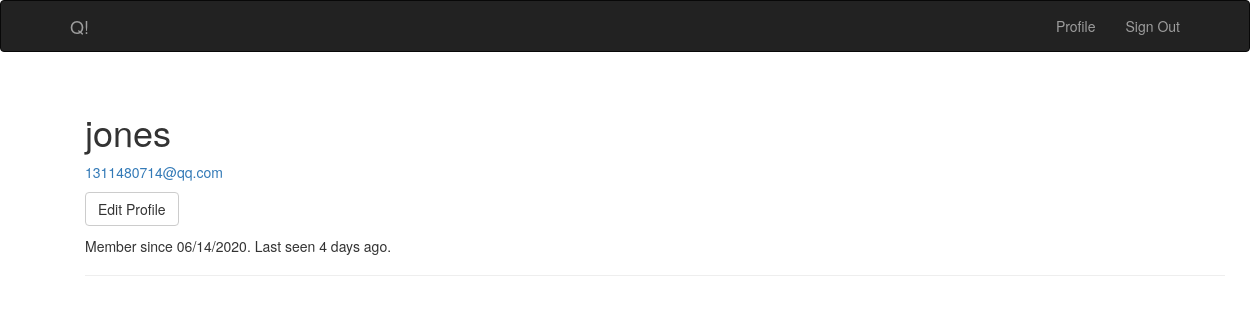
/user/jones (signed in), run on an earlier commit of the app's database.
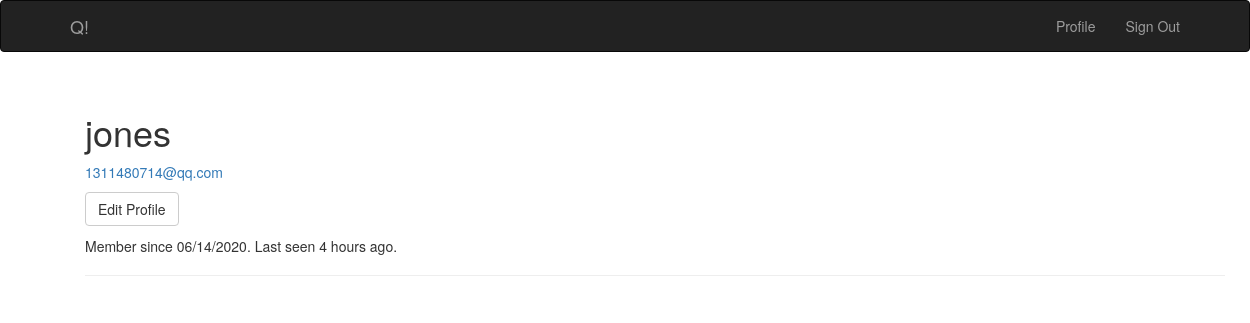
And on a later commit of the database.
### app/models.py (models this page shows, shortened)
class User(UserMixin, db.Model):
    __tablename__ = 'users'
    id = db.Column(db.Integer, primary_key=True)
    email = db.Column(db.String(64), unique=True, index=True)
    username = db.Column(db.String(64), unique=True)
    name = db.Column(db.String(64))
    location = db.Column(db.String(64))
    about_me = db.Column(db.Text())
    member_since = db.Column(db.DateTime(), default=datetime.utcnow)
    last_seen = db.Column(db.DateTime(), default=datetime.utcnow)
    confirmed = db.Column(db.Boolean, default=False)
    password_hash = db.Column(db.String(128))
    role_id = db.Column(db.Integer, db.ForeignKey('roles.id'))
    questionaires = db.relationship('Questionaire', backref="author", lazy="dynamic")
    posts = db.relationship('Post', backref="author", lazy="dynamic")
    @property
    def password(self):
        raise AttributeError('password is not a readable attribute')
    def ping(self):
        self.last_seen = datetime.utcnow()
        db.session.add(self)
    def can(self, permissions):
        return self.role is not None and \
            (self.role.permissions & permissions) == permissions
    def is_administrator(self):
        return self.can(Permission.ADMINISTER)

### app/main/views.py (the view)
@main.route('/user/<username>')
def user(username):
    user = User.query.filter_by(username=username).first()
    if user is None:
        abort(404)
    return render_template('user.html', user=user)

### app/auth/views.py (called while the page is built)
@auth.before_app_request
def before_request():
    if current_user.is_authenticated:
        current_user.ping()
        if not current_user.confirmed \
            and request.endpoint[:5] != 'auth.':
            return redirect(url_for('auth.unconfirmed'))

### app/main/__init__.py (called while the page is built)
@main.app_context_processor
def inject_permission():
    return dict(Permission=Permission)

### app/models.py (called while the page is built)
@login_manager.user_loader
def load_user(user_id):
    return User.query.get(int(user_id))

### app/templates/user.html (shortened to what this page needs)
{% extends 'base.html' %}
{% block page_content %}
<div class="page-header">
    <h1>{{ user.username }}</h1>
    {% if current_user.is_administrator %}
        <p><a href="mailto:{{user.email}}">{{user.email}}</a></p>
    {% endif %}
    <p>
        {% if user == current_user %}
        <a class="btn btn-default" href="{{ url_for('.edit_profile') }}">Edit Profile</a>
        {% endif %}
    </p>
    <p>
        Member since {{ moment(user.member_since).format('L') }}.
        Last seen {{ moment(user.last_seen).fromNow() }}.
    </p>
</div>
{% endblock page_content %}

### app/templates/base.html (shortened to what this page needs)
{% extends "bootstrap/base.html" %}
{% block head %}
    {{ super() }}
    <link href="//netdna.bootstrapcdn.com/bootstrap/3.0.0/css/bootstrap.min.css" rel="stylesheet">
    <link rel="stylesheet" href="{{ url_for('static', filename='bootstrap.min.css') }}" />
    <link rel="stylesheet" href="{{ url_for('static', filename='style.css') }}" />
{% endblock head %}
{% block navbar %}
<div class="navbar navbar-inverse navbar-toggleable-xl" role="navigation">
    <div class="container">
        <div class="navbar-collapse">
            <a class="navbar-brand" href="/">Q!</a>
            <ul class="nav navbar-nav navbar-right">
                {% if current_user.is_authenticated %}
                <li><a href="{{ url_for('main.user', username=current_user.username) }}">Profile</a></li>
                <li><a href="{{ url_for('auth.logout') }}">Sign Out</a></li>
                {% else %}
                <li><a href="{{ url_for('auth.login') }}">Sign In</a></li>
                <li><a href="{{ url_for('auth.register') }}">Register</a></li>
                {% endif %}
            </ul>
        </div>
    </div>
</div>
{% endblock navbar %}
{% block content%}
<div class="container" id="mainbody">
    {% block page_content %}
    {% endblock page_content %}
</div>
{% endblock content %}

### app/static/style.css (style rules this page uses)
.navbar-nav>li, .navbar-nav { float: left !important; }
.navbar-nav.navbar-right:last-child { margin-right: -15px !important; }
.navbar-right { float: right!important; }
body { position: relative; overflow-x: hidden; }
body, html { height: 100%; background-color: white; }
#mainbody { margin-left: 70px; margin-right: 70px; }

What changed in the data, as far as the page shows it:
changed User "jones": last_seen "4 days ago" → "4 hours ago"
